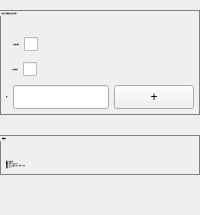
        <widget class="QWidget" name="tab_wnd">
         <attribute name="title">
          <string>窗口</string>
         </attribute>
         <layout class="QVBoxLayout" name="verticalLayout_5">
          <property name="spacing">
           <number>20</number>
          </property>
          <property name="leftMargin">
           <number>0</number>
          </property>
          <property name="topMargin">
           <number>10</number>
          </property>
          <property name="rightMargin">
           <number>0</number>
          </property>
          <property name="bottomMargin">
           <number>0</number>
          </property>
          <item>
           <widget class="QGroupBox" name="grp_wnd">
            <property name="font">
             <font>
              <family>Microsoft YaHei</family>
              <pointsize>-1</pointsize>
              <weight>75</weight>
              <bold>true</bold>
             </font>
            </property>
            <property name="styleSheet">
             <string notr="true">QGroupBox{border:1px solid gray}</string>
            </property>
            <property name="title">
             <string>窗口模式（需要窗口支持后台控制）</string>
            </property>
            <layout class="QVBoxLayout" name="verticalLayout_23">
             <property name="spacing">
              <number>5</number>
             </property>
             <property name="leftMargin">
              <number>5</number>
             </property>
             <property name="topMargin">
              <number>24</number>
             </property>
             <property name="rightMargin">
              <number>5</number>
             </property>
             <property name="bottomMargin">
              <number>5</number>
             </property>
             <item>
              <layout class="QHBoxLayout" name="wndStateBox">
               <property name="spacing">
                <number>5</number>
               </property>
               <property name="topMargin">
                <number>0</number>
               </property>
               <item>
                <widget class="QCheckBox" name="chbWnd">
                 <property name="sizePolicy">
                  <sizepolicy hsizetype="Fixed" vsizetype="Fixed">
                   <horstretch>0</horstretch>
                   <verstretch>0</verstretch>
                  </sizepolicy>
                 </property>
                 <property name="font">
                  <font>
                   <family>Microsoft YaHei</family>
                   <pointsize>-1</pointsize>
                   <weight>50</weight>
                   <bold>false</bold>
                  </font>
                 </property>
                 <property name="focusPolicy">
                  <enum>Qt::ClickFocus</enum>
                 </property>
                 <property name="layoutDirection">
                  <enum>Qt::RightToLeft</enum>
                 </property>
                 <property name="styleSheet">
                  <string notr="true"/>
                 </property>
                 <property name="text">
                  <string>启用窗口模式</string>
                 </property>
                 <property name="checkable">
                  <bool>true</bool>
                 </property>
                 <property name="autoRepeat">
                  <bool>false</bool>
                 </property>
                 <property name="autoExclusive">
                  <bool>false</bool>
                 </property>
                 <property name="tristate">
                  <bool>false</bool>
                 </property>
                </widget>
               </item>
               <item>
                <spacer name="wndStateSpacer">
                 <property name="orientation">
                  <enum>Qt::Horizontal</enum>
                 </property>
                 <property name="sizeHint" stdset="0">
                  <size>
                   <width>40</width>
                   <height>20</height>
                  </size>
                 </property>
                </spacer>
               </item>
              </layout>
             </item>
             <item>
              <layout class="QHBoxLayout" name="wndControlBox">
               <property name="spacing">
                <number>5</number>
               </property>
               <property name="leftMargin">
                <number>0</number>
               </property>
               <property name="topMargin">
                <number>0</number>
               </property>
               <item>
                <widget class="QCheckBox" name="chbChildWnd">
                 <property name="sizePolicy">
                  <sizepolicy hsizetype="Fixed" vsizetype="Fixed">
                   <horstretch>0</horstretch>
                   <verstretch>0</verstretch>
                  </sizepolicy>
                 </property>
                 <property name="font">
                  <font>
                   <family>Microsoft YaHei</family>
                   <pointsize>-1</pointsize>
                   <weight>50</weight>
                   <bold>false</bold>
                  </font>
                 </property>
                 <property name="focusPolicy">
                  <enum>Qt::ClickFocus</enum>
                 </property>
                 <property name="layoutDirection">
                  <enum>Qt::RightToLeft</enum>
                 </property>
                 <property name="styleSheet">
                  <string notr="true"/>
                 </property>
                 <property name="text">
                  <string>自动选择控件</string>
                 </property>
                 <property name="checkable">
                  <bool>true</bool>
                 </property>
                 <property name="autoRepeat">
                  <bool>false</bool>
                 </property>
                 <property name="autoExclusive">
                  <bool>false</bool>
                 </property>
                 <property name="tristate">
                  <bool>false</bool>
                 </property>
                </widget>
               </item>
               <item>
                <spacer name="wndControlSpacer">
                 <property name="orientation">
                  <enum>Qt::Horizontal</enum>
                 </property>
                 <property name="sizeHint" stdset="0">
                  <size>
                   <width>40</width>
                   <height>20</height>
                  </size>
                 </property>
                </spacer>
               </item>
              </layout>
             </item>
             <item>
              <layout class="QHBoxLayout" name="wndSelectBox">
               <item>
                <widget class="QLabel" name="lbWndName">
                 <property name="sizePolicy">
                  <sizepolicy hsizetype="Fixed" vsizetype="Fixed">
                   <horstretch>0</horstretch>
                   <verstretch>0</verstretch>
                  </sizepolicy>
                 </property>
                 <property name="font">
                  <font>
                   <family>Microsoft YaHei</family>
                   <pointsize>-1</pointsize>
                   <weight>50</weight>
                   <bold>false</bold>
                  </font>
                 </property>
                 <property name="styleSheet">
                  <string notr="true"/>
                 </property>
                 <property name="text">
                  <string>窗口</string>
                 </property>
                </widget>
               </item>
               <item>
                <widget class="QLineEdit" name="etWndName">
                 <property name="sizePolicy">
                  <sizepolicy hsizetype="Preferred" vsizetype="Fixed">
                   <horstretch>0</horstretch>
                   <verstretch>0</verstretch>
                  </sizepolicy>
                 </property>
                 <property name="minimumSize">
                  <size>
                   <width>0</width>
                   <height>24</height>
                  </size>
                 </property>
                 <property name="font">
                  <font>
                   <family>Microsoft YaHei</family>
                   <pointsize>-1</pointsize>
                   <weight>75</weight>
                   <bold>true</bold>
                  </font>
                 </property>
                 <property name="focusPolicy">
                  <enum>Qt::ClickFocus</enum>
                 </property>
                 <property name="statusTip">
                  <string/>
                 </property>
                 <property name="styleSheet">
                  <string notr="true"/>
                 </property>
                 <property name="inputMask">
                  <string/>
                 </property>
                 <property name="dragEnabled">
                  <bool>false</bool>
                 </property>
                 <property name="readOnly">
                  <bool>true</bool>
                 </property>
                 <property name="placeholderText">
                  <string/>
                 </property>
                </widget>
               </item>
               <item>
                <widget class="QPushButton" name="bnWndSelect">
                 <property name="sizePolicy">
                  <sizepolicy hsizetype="Fixed" vsizetype="Fixed">
                   <horstretch>30</horstretch>
                   <verstretch>20</verstretch>
                  </sizepolicy>
                 </property>
                 <property name="minimumSize">
                  <size>
                   <width>24</width>
                   <height>24</height>
                  </size>
                 </property>
                 <property name="focusPolicy">
                  <enum>Qt::ClickFocus</enum>
                 </property>
                 <property name="toolTip">
                  <string/>
                 </property>
                 <property name="text">
                  <string>+</string>
                 </property>
                 <property name="autoDefault">
                  <bool>false</bool>
                 </property>
                </widget>
               </item>
              </layout>
             </item>
            </layout>
           </widget>
          </item>
          <item>
           <widget class="QGroupBox" name="grp_readme">
            <property name="font">
             <font>
              <family>Microsoft YaHei</family>
              <pointsize>-1</pointsize>
              <weight>75</weight>
              <bold>true</bold>
             </font>
            </property>
            <property name="styleSheet">
             <string notr="true">QGroupBox{border:1px solid gray}</string>
            </property>
            <property name="title">
             <string>快捷操作</string>
            </property>
            <layout class="QVBoxLayout" name="verticalLayout_21">
             <property name="spacing">
              <number>5</number>
             </property>
             <property name="leftMargin">
              <number>5</number>
             </property>
             <property name="topMargin">
              <number>24</number>
             </property>
             <property name="rightMargin">
              <number>5</number>
             </property>
             <property name="bottomMargin">
              <number>5</number>
             </property>
             <item>
              <widget class="QLabel" name="lbTips">
               <property name="sizePolicy">
                <sizepolicy hsizetype="Preferred" vsizetype="Preferred">
                 <horstretch>0</horstretch>
                 <verstretch>0</verstretch>
                </sizepolicy>
               </property>
               <property name="maximumSize">
                <size>
                 <width>16777215</width>
                 <height>16777215</height>
                </size>
               </property>
               <property name="font">
                <font>
                 <family>Microsoft YaHei</family>
                 <pointsize>-1</pointsize>
                 <weight>50</weight>
                 <bold>false</bold>
                </font>
               </property>
               <property name="styleSheet">
                <string notr="true"/>
               </property>
               <property name="text">
                <string>菜单：列表右键
修改：双击
删除：Delete    Backspace
移动：Shift ↑    Shift ↓
多选：Ctrl A    按住Ctrl点击    按住Shift点击
复制：Ctrl C    Ctrl X
粘贴：Ctrl V</string>
               </property>
               <property name="textFormat">
                <enum>Qt::PlainText</enum>
               </property>
               <property name="wordWrap">
                <bool>true</bool>
               </property>
              </widget>
             </item>
            </layout>
           </widget>
          </item>
          <item>
           <spacer name="wndTabSpacer">
            <property name="orientation">
             <enum>Qt::Vertical</enum>
            </property>
            <property name="sizeHint" stdset="0">
             <size>
              <width>20</width>
              <height>40</height>
             </size>
            </property>
           </spacer>
          </item>
         </layout>
        </widget>
